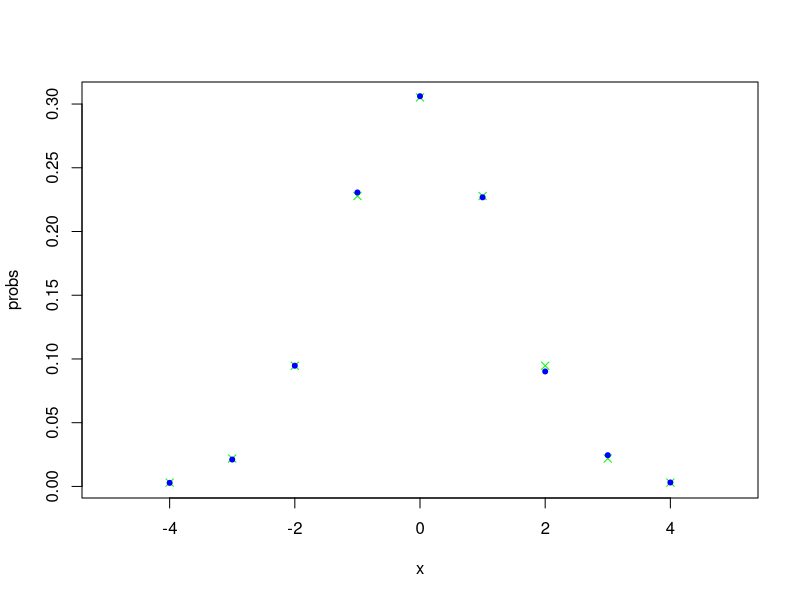

Reproduce this figure in R. (Note: this script raises an error after producing the figure.)
library( MASS )

## Function for getting data (it's discrete) from experiment with our model
get_data = function() {
  frequencies <- c(28, 211, 947, 2306, 3061, 2268, 902, 245, 31)
  values <- -4:4
  data <- rep(values, frequencies)
  return (data)
}

## Get data
data = get_data()
data_length = length(data)

table = table(data)
values = as.numeric(names(table))
frequencies = as.numeric(table)
values
frequencies

## Compute mean and sd
parameters = fitdistr(data, "normal")
mean = mean(data)
sd = sd(data)
mean
sd

## Get probabilities for the intervals
rightVals = c(-3.5:3.5, Inf)
leftVals = c(-Inf, -3.5:3.5)
x = c(-4:4)
probs = pnorm(rightVals, mean, sd) - pnorm(leftVals, mean, sd)

## Chisq test does not work with sample mean and sd
chisq.test(frequencies, p=probs)

## Optimize p value and find best sd (mean = 0)
optimize_data_sd = function(cur_data_sd) {
  cur_data_mean = 0
  probs = ( pnorm(rightVals, cur_data_mean, cur_data_sd) - 
    pnorm(leftVals, cur_data_mean, cur_data_sd) )
  cur_res = chisq.test(frequencies, p=probs)
  return (cur_res$p.value)
}

optimize_result = optimize(optimize_data_sd, 
                           interval = c(1, 2), maximum = TRUE, tol = 0.0001)
best_sd = optimize_result$maximum
best_sd

probs = pnorm(rightVals, 0, best_sd) - pnorm(leftVals, 0, best_sd)
plot(x, probs, xlim=c(-5, 5), col="green", pch=4)
points(x, frequencies / data_length, col="blue", pch=20)

## With best sd and mean = 0 chisq test works
chisq.test(frequencies, p=probs)

##########################################################################
## Function for getting data (it's discrete) from experiment with our model
get_discrete_data = function() {
  value_count <- c(17, 110, 560, 1343, 2028, 2223, 1762, 1143, 541, 197, 58, 18)
  values <- seq(13, 18.5, 0.5)
  data <- rep(values, value_count)
  return (data)
}
## Get discrete data
data = get_discrete_data()
discrete_data_length = length(data)
## Print discrete data few ways
table = table(data)
print_hist(data)
parameters = fitdistr(data, "gamma")
parameters = parameters$estimate
shape = parameters[1]
shape
rate = parameters[2]
rate
names = as.numeric(names(table))
values = as.numeric(table)
names
values
mean(data)

rightVals = c(seq(13.25, 18.25, 0.5), Inf)
rightVals
length(rightVals)
leftVals = c(-Inf, seq(13.25, 18.25, 0.5))
leftVals
x = seq(13, 18.5, 0.5)
length(x)
length(z)
z = pgamma(rightVals, shape, rate) - pgamma(leftVals, shape, rate)

z
plot(x, z, col="green", pch=4)
freq = values / discrete_data_length
points(x, freq, col="blue", pch=20)

freq
values
z
chisq.test(values, p=z)

optimize_data_sd = function(cur_data_shape) {
  cur_data_rate = cur_data_shape / 15.4969
  z = pgamma(rightVals, cur_data_shape, cur_data_rate) - pgamma(leftVals, cur_data_shape, cur_data_rate)
  cur_res = chisq.test(values, p=z)
  return (cur_res$p.value)
}

optimize_result = optimize(optimize_data_sd, interval = c(300, 320), maximum = TRUE, tol = 0.0001)
best_shape = optimize_result$maximum
best_shape
best_rate = best_shape / 15.4969

z = pgamma(rightVals, best_shape, best_rate) - pgamma(leftVals, best_shape, best_rate)
z
plot(x, z, col="green", pch=4)
points(x, freq, col="blue", pch=20)

freq
values
z
chisq.test(values, p=z)
ks.test(freq, z)
